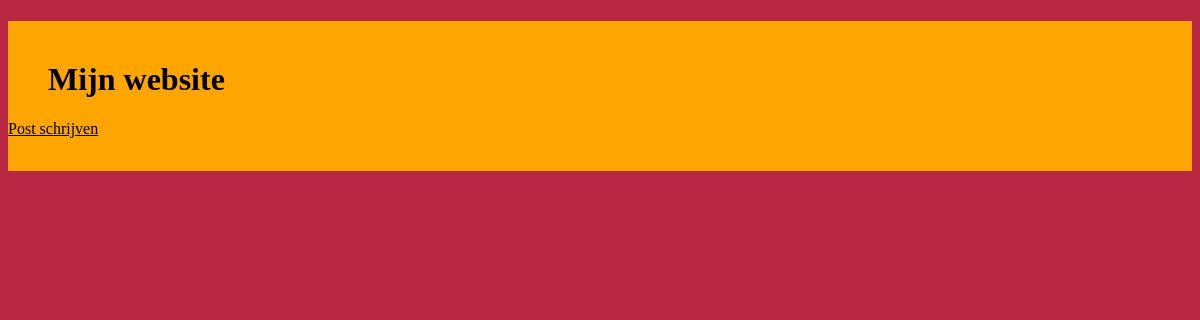
The app's page /, older data.
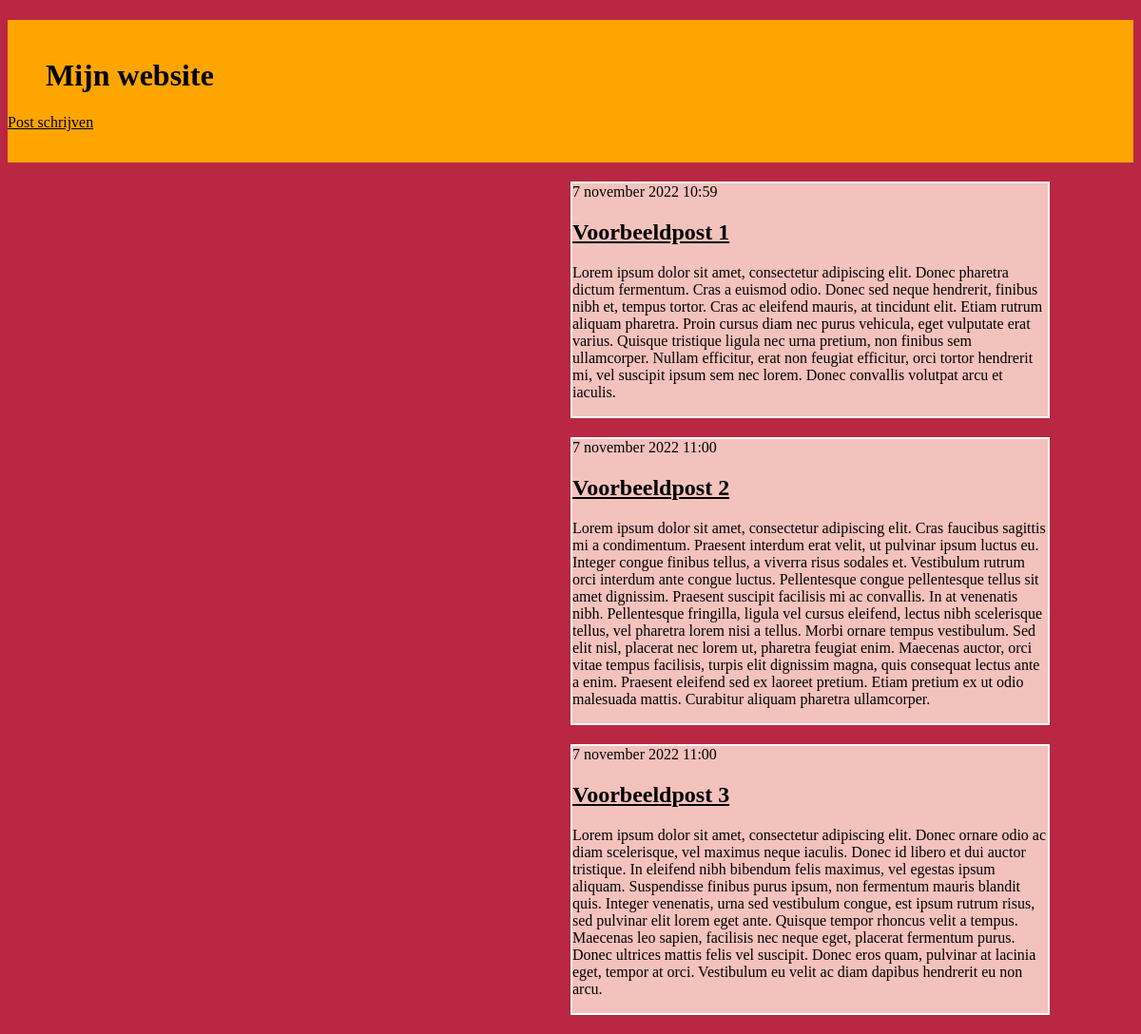
The same page, newer data.
### blog/models.py (models this page shows, shortened)
class Post(models.Model):
    author = models.ForeignKey(settings.AUTH_USER_MODEL, on_delete=models.CASCADE)
    title = models.CharField(max_length=200)
    text = models.TextField()
    created_date = models.DateTimeField(default=timezone.now)
    published_date = models.DateTimeField(blank=True, null=True)

### blog/views.py (the view)
# urls.py: path('', views.post_list, name='post_list'),
def post_list(request):
    posts = Post.objects.filter(published_date__lte=timezone.now()).order_by('published_date')
    return render(request, 'blog/post_list.html', {'posts': posts})

### blog/templates/blog/post_list.html
{% extends "blog/base.html" %}
{% block content %}
{% for post in posts %}
<div class="article-container">
    <article class="post">
        <time class="date">
            {{ post.published_date }}
        </time>
        <h2 class=""><a href="{% url 'post_inhoud' pk=post.pk %}">{{ post.title }}</a></h2>
        <p>{{ post.text|linebreaks }}</p>
    </article>
</div>
{% endfor %}
{% endblock %}

### blog/templates/blog/base.html (shortened to what this page needs)
{% load static %}
<!DOCTYPE html>
<html lang="en" dir="ltr">
    <head>
        <link href=
        "https://cdn.jsdelivr.net/npm/bootstrap@5.1.3/dist/css/bootstrap.min.css"
        rel="stylesheet"integrity=
        "sha384-1BmE4kWBq78iYhFldvKuhfTAU6auU8tT94WrHftjDbrCEXSU1oBoqyl2QvZ6jIW3"
>
        <link rel="stylesheet" href="{% static 'css/stijl.css' %}">
    </head>
    <body>
        <header>
            <h1>Mijn website</h1>
            <a href="{% url 'post_nieuw' %}" class="top-menu">Post schrijven</a>
        </header>
        <section>
            {% block content %}
            {% endblock %}
        </section>
    </body>
</html>

### blog/static/css/stijl.css (style rules this page uses)
body { background-color: #BA2742; color: black; }
header { background-color: orange; min-height: 150px; }
h1 { color: black; padding-left: 40px; padding-top: 40px; }
a { color: black; }
article { width: 500px; border: 2px solid white; background-color: #f3c2bd; }
.article-container { margin: 20px 0 20px; display: flex; flex-direction: column; gap: 40px; width: fit-content; background-color: #f3c2bd; position: relative; left: 50%; }

Row changes from the older to the newer data that the page shows:
added Post: published_date "7 november 2022 10:59", title "Voorbeeldpost 1", text "Lorem ipsum dolor sit amet, consectetur adipiscing elit. Donec pharetra dictum fermentum. Cras a euismod odio. Donec sed neque hendrerit, finibus nibh et, tempus tortor. Cras ac eleifend mauris, at tincidunt elit. Etiam rutrum aliquam pharetra. Proin cursus diam nec purus vehicula, eget vulputate erat varius. Quisque tristique ligula nec urna pretium, non finibus sem ullamcorper. Nullam efficitur, erat non feugiat efficitur, orci tortor hendrerit mi, vel suscipit ipsum sem nec lorem. Donec convallis volutpat arcu et iaculis."
added Post: published_date "7 november 2022 11:00", title "Voorbeeldpost 2", text "Lorem ipsum dolor sit amet, consectetur adipiscing elit. Cras faucibus sagittis mi a condimentum. Praesent interdum erat velit, ut pulvinar ipsum luctus eu. Integer congue finibus tellus, a viverra risus sodales et. Vestibulum rutrum orci interdum ante congue luctus. Pellentesque congue pellentesque tellus sit amet dignissim. Praesent suscipit facilisis mi ac convallis. In at venenatis nibh. Pellentesque fringilla, ligula vel cursus eleifend, lectus nibh scelerisque tellus, vel pharetra lorem nisi a tellus. Morbi ornare tempus vestibulum. Sed elit nisl, placerat nec lorem ut, pharetra feugiat enim. Maecenas auctor, orci vitae tempus facilisis, turpis elit dignissim magna, quis consequat…"
added Post: published_date "7 november 2022 11:00", title "Voorbeeldpost 3", text "Lorem ipsum dolor sit amet, consectetur adipiscing elit. Donec ornare odio ac diam scelerisque, vel maximus neque iaculis. Donec id libero et dui auctor tristique. In eleifend nibh bibendum felis maximus, vel egestas ipsum aliquam. Suspendisse finibus purus ipsum, non fermentum mauris blandit quis. Integer venenatis, urna sed vestibulum congue, est ipsum rutrum risus, sed pulvinar elit lorem eget ante. Quisque tempor rhoncus velit a tempus. Maecenas leo sapien, facilisis nec neque eget, placerat fermentum purus. Donec ultrices mattis felis vel suscipit. Donec eros quam, pulvinar at lacinia eget, tempor at orci. Vestibulum eu velit ac diam dapibus hendrerit eu non arcu."
